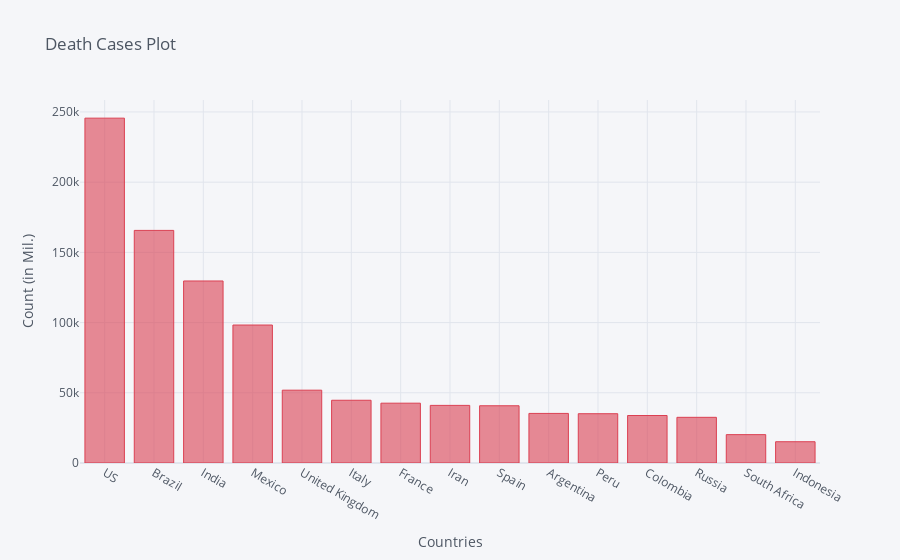

Notebook code for this chart:
### Code cell
death_df2_plot.iplot(kind='bar', x='Country/Region', y='11/14/20',color='red',
                    title='Death Cases Plot',xTitle='Countries',yTitle='Count (in Mil.)')

### Figure 1 — Plotly figure (JSON) as saved in the notebook; plotly's stock layout.template omitted (floating-point values rounded to 4 significant figures)
{"data": [{"marker": {"color": "rgba(219, 64, 82, 0.6)", "line": {"color": "rgba(219, 64, 82, 1.0)", "width": 1}}, "name": "11/14/20", "orientation": "v", "text": "", "type": "bar", "x": ["US", "Brazil", "India", "Mexico", "United Kingdom", "Italy", "France", "Iran", "Spain", "Argentina", "Peru", "Colombia", "Russia", "South Africa", "Indonesia"], "y": [245598, 165658, 129635, 98259, 51858, 44683, 42600, 41034, 40769, 35307, 35106, 33829, 32536, 20206, 15148]}], "layout": {"legend": {"bgcolor": "#F5F6F9", "font": {"color": "#4D5663"}}, "paper_bgcolor": "#F5F6F9", "plot_bgcolor": "#F5F6F9", "title": {"font": {"color": "#4D5663"}, "text": "Death Cases Plot"}, "xaxis": {"gridcolor": "#E1E5ED", "showgrid": true, "tickfont": {"color": "#4D5663"}, "title": {"font": {"color": "#4D5663"}, "text": "Countries"}, "zerolinecolor": "#E1E5ED"}, "yaxis": {"gridcolor": "#E1E5ED", "showgrid": true, "tickfont": {"color": "#4D5663"}, "title": {"font": {"color": "#4D5663"}, "text": "Count (in Mil.)"}, "zerolinecolor": "#E1E5ED"}}}
